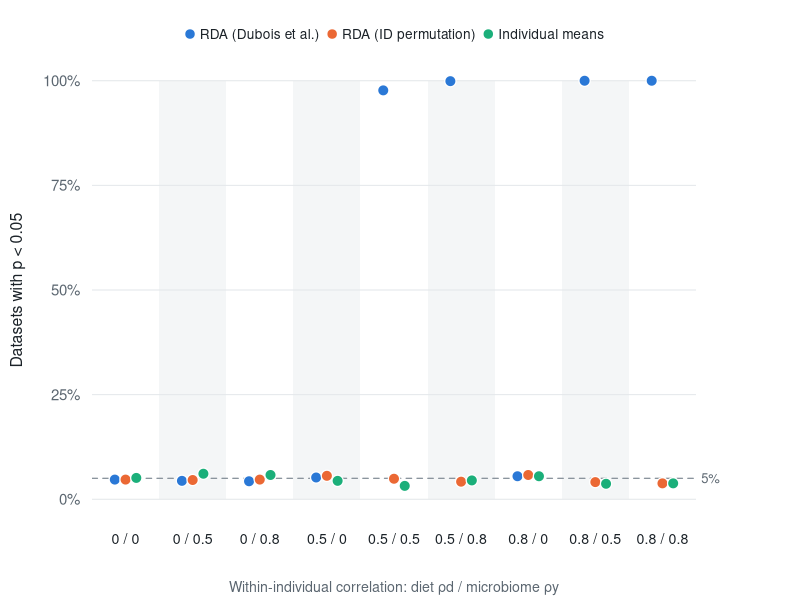
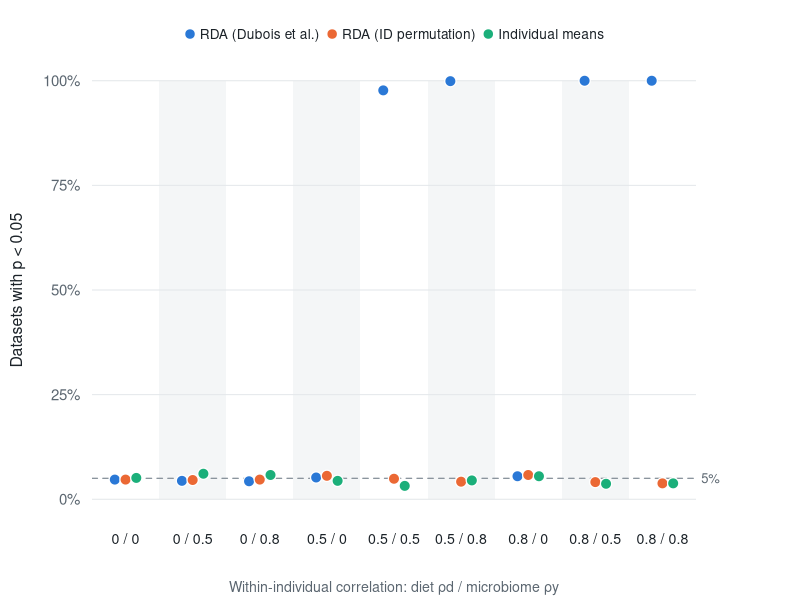
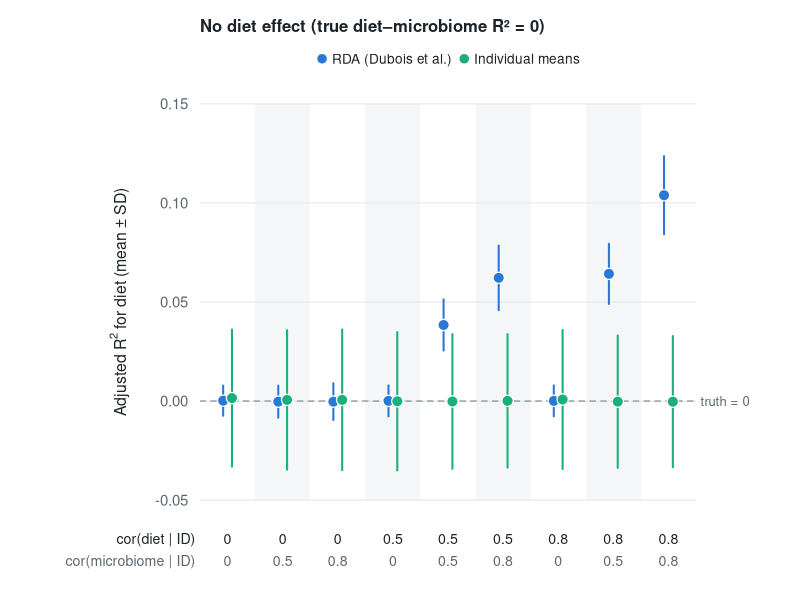
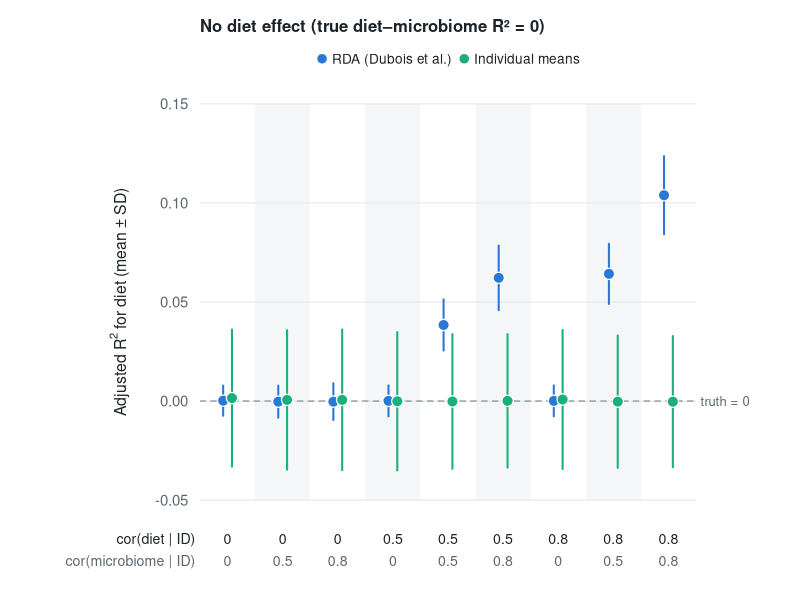
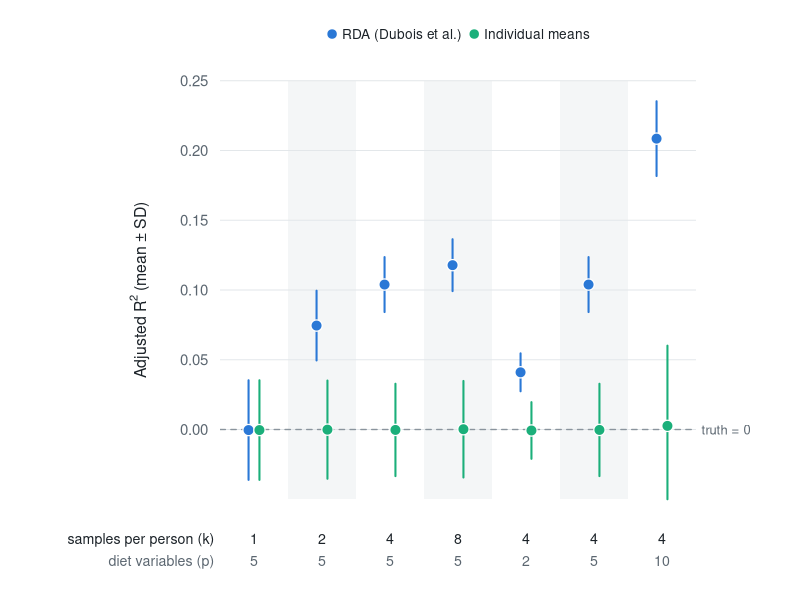
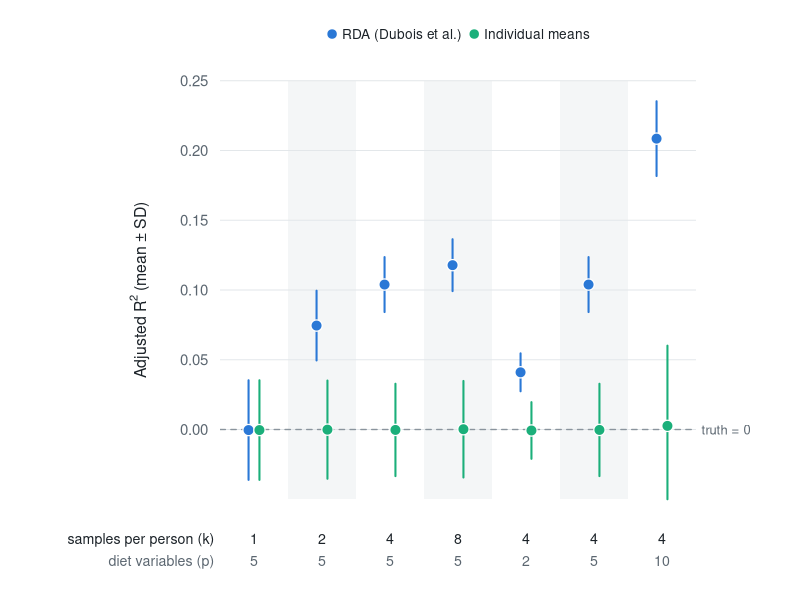
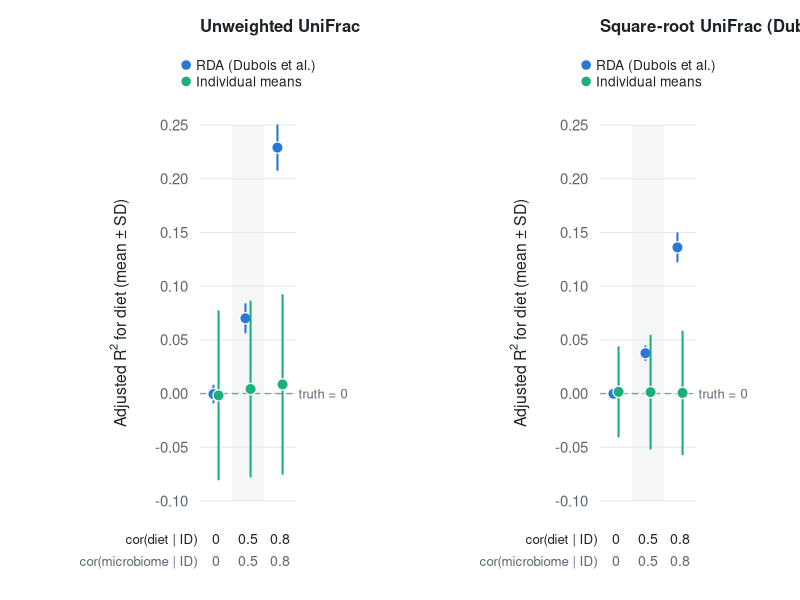
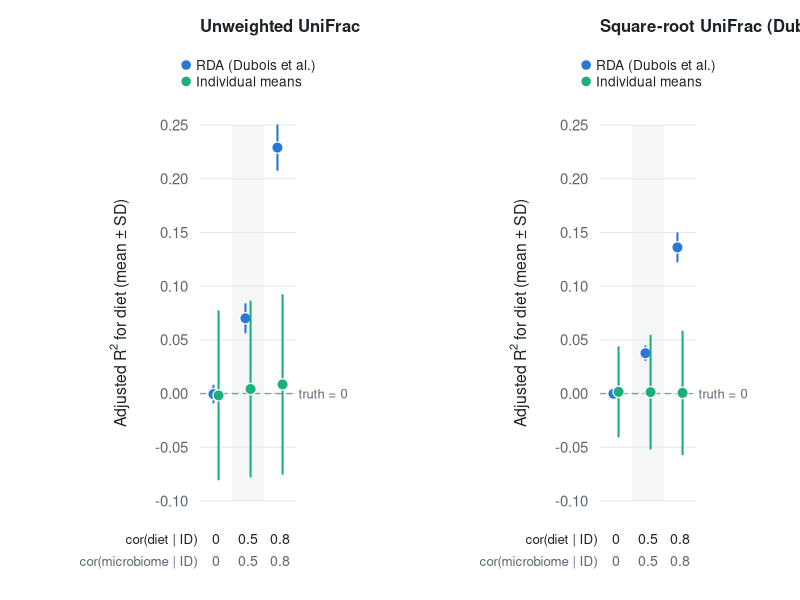

Source code (R) for these figures, in order:
# Plots of the repeated-sample RDA simulations (white background PNG + PDF)
# Run from sim_repeated_rda/: Rscript --vanilla plot_sim_results.R
G <- read.delim("sim_repeated_rda_results.tsv")
C <- read.delim("sim_dubois_calibrated_results.tsv")
dir.create("plots", showWarnings = FALSE)

COL <- c(naive = "#2a78d6", block = "#eb6834", means = "#1baf7a")
LAB <- c(naive = "RDA (Dubois et al.)", block = "RDA (ID permutation)",
         means = "Individual means")
INK <- "#1b2228"; MUTED <- "#5b6670"; GRID <- "#e3e7ea"

# groups: list of list(label, sub, truth, pts = data.frame(m, y, lo, hi))
dotplot <- function(groups, ylim, ylab, refs = NULL, reflab = NULL, ticks = pretty(ylim),
                    fmt = function(x) format(x), legend_methods = NULL, main = NULL, legend_ncol = NULL, left_mar = 4.6) {
  ng <- length(groups)
  if (is.null(legend_methods)) legend_methods <- names(COL)[names(COL) %in% unlist(lapply(groups, function(g) g$pts$m))]
  nleg_rows <- if (is.null(legend_ncol)) 1 else ceiling(length(legend_methods) / legend_ncol)
  par(mar = c(4.2, left_mar, (if (is.null(main)) 3.2 else 4.4) + 1.1 * (nleg_rows - 1), 5.2), mgp = c(3, .6, 0), las = 1,
      col.axis = MUTED, fg = MUTED, family = "sans")
  plot(NA, xlim = c(.5, ng + .5), ylim = ylim, xaxt = "n", yaxt = "n", xlab = "", ylab = "",
       bty = "n", xaxs = "i")
  for (i in seq(2, ng, by = 2)) rect(i - .5, ylim[1], i + .5, ylim[2], col = "#f4f6f7", border = NA)
  abline(h = ticks, col = GRID, lwd = 1)
  axis(2, at = ticks, labels = fmt(ticks), lwd = 0, cex.axis = .9)
  mtext(ylab, side = 2, line = 3.3, las = 0, col = INK, cex = .95)
  for (k in seq_along(refs)) {
    abline(h = refs[k], lty = 2, col = "#8a949d", lwd = 1.3)
    if (!is.null(reflab) && nzchar(reflab[k]))
      text(ng + .58, refs[k], reflab[k], adj = c(0, .5), cex = .78, col = MUTED, xpd = NA)
  }
  for (i in seq_len(ng)) {
    g <- groups[[i]]; n <- nrow(g$pts); off <- (seq_len(n) - (n + 1) / 2) * min(.16, .8 / n)
    if (!is.null(g$truth)) segments(i - .4, g$truth, i + .4, g$truth, lwd = 3, col = INK)
    for (j in seq_len(n)) {
      p <- g$pts[j, ]
      if (!is.na(p$lo)) segments(i + off[j], max(ylim[1], p$lo), i + off[j], min(ylim[2], p$hi),
                                 col = COL[p$m], lwd = 2)
      points(i + off[j], min(max(p$y, ylim[1]), ylim[2]), pch = 21, bg = COL[p$m], col = "white",
             cex = 1.5, lwd = 1.2)
    }
    mtext(g$label, side = 1, at = i, line = .6, col = INK, cex = .85)
    if (!is.null(g$sub)) mtext(g$sub, side = 1, at = i, line = 1.7, col = MUTED, cex = if (is.numeric(g$sub)) .85 else if (ng > 6) .62 else .75)
  }
  if (!is.null(main)) mtext(main, side = 3, line = 2.6 + 1.1 * (nleg_rows - 1), adj = 0, col = INK, font = 2, cex = 1)
  par(xpd = NA)
  usr <- par("usr"); ytop <- usr[4] + diff(usr[3:4]) * 0.03
  legend(x = mean(usr[1:2]), y = ytop, xjust = 0.5, yjust = 0, bty = "n", pch = 21,
         pt.bg = COL[legend_methods], col = "white", pt.cex = 1.4, legend = LAB[legend_methods],
         text.col = INK, cex = .82, ncol = if (is.null(legend_ncol)) length(legend_methods) else legend_ncol,
         x.intersp = .8, text.width = NA)
  par(xpd = FALSE)
}

save_plot <- function(name, w, h, expr) {
  png(file.path("plots", paste0(name, ".png")), width = w, height = h, res = 160, bg = "white")
  expr(); dev.off()
  pdf(file.path("plots", paste0(name, ".pdf")), width = w / 160, height = h / 160, bg = "white")
  expr(); dev.off()
  svglite::svglite(file.path("plots", paste0(name, ".svg")), width = w / 160, height = h / 160,
                   bg = "white", system_fonts = list(sans = "Arial"))
  expr(); dev.off()
}

pts_of <- function(rs, methods, stat = "adjR2", band = c("sd", "q", "none")) {
  band <- match.arg(band)
  do.call(rbind, lapply(methods, function(m) {
    r <- rs[rs$method == m, ]
    lo <- hi <- NA
    if (band == "sd") { lo <- r$adjR2 - r$adjR2_sd; hi <- r$adjR2 + r$adjR2_sd }
    if (band == "q")  { lo <- r$adjR2_q05; hi <- r$adjR2_q95 }
    data.frame(m = sub("^(diet|dietGeo|nunavut)_", "", m), y = r[[stat]], lo = lo, hi = hi)
  }))
}
pct <- function(x) paste0(round(100 * x), "%")
f2 <- function(x) sprintf("%.2f", x)
four <- c("naive", "block", "means")
r2m <- c("naive", "means")   # R2 plots: ID permutation has the same R2 as the naive RDA

grid <- expand.grid(ry = c(0, .5, .8), rd = c(0, .5, .8))[, 2:1]
nullE <- function(rd, ry) G[G$dist == "euclid" & G$R2true == 0 & G$k == 4 & G$p == 5 &
                              G$rho_d == rd & G$rho_y == ry, ]
glab <- function(rd, ry) paste0(rd, " / ", ry)

# Fig 1: rejection, null grid
save_plot("sim_fig1_null_reject", 1500, 640, function() {
  groups <- lapply(seq_len(nrow(grid)), function(i) {
    rs <- nullE(grid$rd[i], grid$ry[i])
    list(label = glab(grid$rd[i], grid$ry[i]), pts = pts_of(rs, four, "reject", "none"))
  })
  dotplot(groups, c(0, 1), "Datasets with p < 0.05", refs = .05, reflab = "5%",
          ticks = seq(0, 1, .25), fmt = pct)
  mtext("Within-individual correlation: diet ρd / microbiome ρy",
        side = 1, line = 3, col = MUTED, cex = .85)
})

# Fig 2: adjR2, null grid (true diet effect = 0; vary within-individual correlations)
save_plot("sim_fig2_null_adjR2", 1500, 700, function() {
  groups <- lapply(seq_len(nrow(grid)), function(i) {
    rs <- nullE(grid$rd[i], grid$ry[i])
    list(label = grid$rd[i], sub = grid$ry[i], pts = pts_of(rs, r2m))
  })
  dotplot(groups, c(-.05, .15), expression("Adjusted " * R^2 * " for diet (mean ± SD)"), refs = 0,
          reflab = "truth = 0", ticks = seq(-.05, .15, .05), fmt = f2,
          main = "No diet effect (true diet–microbiome R² = 0)", left_mar = 10)
  # row labels, written once to the left of the group values
  x0 <- par("usr")[1] - 0.08
  mtext("cor(diet | ID)", side = 1, line = .6, at = x0, adj = 1, col = INK, cex = .85)
  mtext("cor(microbiome | ID)", side = 1, line = 1.7, at = x0, adj = 1, col = MUTED, cex = .85)
})

# Fig 3: k and p (both shown under every group)
save_plot("sim_fig3_k_p", 1500, 640, function() {
  sel <- list(c(1, 5), c(2, 5), c(4, 5), c(8, 5), c(4, 2), c(4, 5), c(4, 10))   # (k, p)
  groups <- lapply(sel, function(s) {
    rs <- G[G$dist == "euclid" & G$R2true == 0 & G$rho_d == .8 & G$rho_y == .8 & G$k == s[1] & G$p == s[2], ]
    list(label = s[1], sub = s[2], pts = pts_of(rs, r2m))
  })
  dotplot(groups, c(-.05, .25), expression("Adjusted " * R^2 * " (mean ± SD)"), refs = 0,
          reflab = "truth = 0", ticks = seq(0, .25, .05), fmt = f2, left_mar = 11)
  x0 <- par("usr")[1] - 0.08
  mtext("samples per person (k)", side = 1, line = .6, at = x0, adj = 1, col = INK, cex = .85)
  mtext("diet variables (p)", side = 1, line = 1.7, at = x0, adj = 1, col = MUTED, cex = .85)
})

# Fig 4: UniFrac, untransformed vs square-root (as in Dubois et al.), adjusted R2
save_plot("sim_fig4_unifrac", 1600, 680, function() {
  layout(matrix(1:2, 1))
  panel <- function(dist, title) {
    groups <- lapply(c(0, .5, .8), function(rr) {
      rs <- G[G$dist == dist & G$rho_d == rr & G$rho_y == rr, ]
      list(label = rr, sub = rr, pts = pts_of(rs, r2m))
    })
    dotplot(groups, c(-.1, .25), expression("Adjusted " * R^2 * " for diet (mean ± SD)"), refs = 0,
            reflab = "truth = 0", ticks = seq(-.1, .25, .05), fmt = f2, legend_ncol = 1, main = title,
            left_mar = 10)
    x0 <- par("usr")[1] - 0.08
    mtext("cor(diet | ID)", side = 1, line = .6, at = x0, adj = 1, col = INK, cex = .8)
    mtext("cor(microbiome | ID)", side = 1, line = 1.7, at = x0, adj = 1, col = MUTED, cex = .8)
  }
  panel("unifrac_paper", "Unweighted UniFrac")
  panel("unifrac_sqrt_paper", "Square-root UniFrac (Dubois et al.)")
})

# Fig 5: true effect
save_plot("sim_fig5_effect", 1500, 660, function() {
  eff <- expand.grid(rr = c(0, .5, .8), t = c(.05, .11))
  groups <- lapply(seq_len(nrow(eff)), function(i) {
    rs <- G[G$dist == "euclid" & G$R2true == eff$t[i] & G$rho_d == eff$rr[i], ]
    list(label = paste0("ρd = ρy = ", eff$rr[i]), sub = paste0("true R² = ", eff$t[i]), truth = eff$t[i],
         pts = pts_of(rs, c("naive", "means")))
  })
  dotplot(groups, c(0, .25), expression("Adjusted " * R^2 * " (mean ± SD)"), ticks = seq(0, .25, .05),
          fmt = f2, legend_methods = c("naive", "means"))
})

# Fig 6: Dubois-matched, adjusted R2 (UniFrac, as in the paper), three analyses
save_plot("sim_fig6_dubois_matched", 1900, 760, function() {
  layout(matrix(1:3, 1))
  rds <- sort(unique(C$rho_d))
  panel <- function(pre, methods, ref, title) {
    groups <- lapply(rds, function(rd) {
      rs <- C[C$dist == "unifrac" & C$R2true == 0 & C$rho_d == rd, ]
      list(label = rd, pts = pts_of(rs, paste0(pre, "_", methods), band = "q"))
    })
    dotplot(groups, c(-.12, .25), expression("Adjusted " * R^2 * " (mean, 5–95%)"), refs = c(0, ref),
            reflab = c("", paste0("Dubois\n", ref)), ticks = seq(-.1, .25, .05), fmt = f2,
            legend_methods = methods, legend_ncol = 1, main = title, left_mar = 7.5)
    x0 <- par("usr")[1] - 0.08
    mtext("cor(diet | ID)", side = 1, line = .6, at = x0, adj = 1, col = INK, cex = .8)
  }
  panel("diet", c("naive", "means"), .11, "Diet (all samples)")
  panel("dietGeo", c("naive", "means"), .064, "Diet given geography")
  panel("nunavut", c("naive"), .169, "Diet, Nunavut only")
})

# Fig 7: Dubois-matched false positives (UniFrac), diet | geography and Nunavut only
save_plot("sim_fig7_dubois_reject", 1600, 640, function() {
  layout(matrix(1:2, 1))
  rds <- sort(unique(C$rho_d))
  panel <- function(pre, methods, title) {
    groups <- lapply(rds, function(rd) {
      rs <- C[C$dist == "unifrac" & C$R2true == 0 & C$rho_d == rd, ]
      list(label = rd, pts = pts_of(rs, paste0(pre, "_", methods), "reject", "none"))
    })
    dotplot(groups, c(0, 1), "Datasets with p < 0.05", refs = .05, reflab = "5%", ticks = seq(0, 1, .25),
            fmt = pct, legend_methods = methods, legend_ncol = 1, main = title, left_mar = 7.5)
    x0 <- par("usr")[1] - 0.08
    mtext("cor(diet | ID)", side = 1, line = .6, at = x0, adj = 1, col = INK, cex = .8)
  }
  panel("dietGeo", c("naive", "block", "means"), "Diet given geography (truth = 0)")
  panel("nunavut", c("naive", "block"), "Diet, Nunavut only (truth = 0)")
})
cat("plots written to", normalizePath("plots"), "\n")
